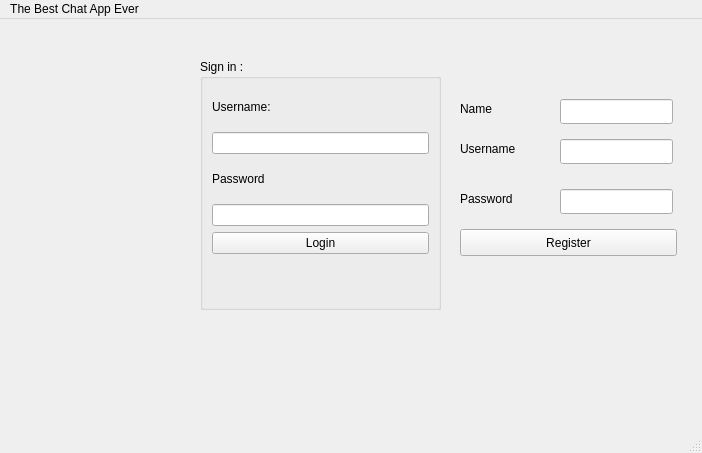
<?xml version="1.0" encoding="UTF-8"?>
<ui version="4.0">
 <class>MainWindow</class>
 <widget class="QMainWindow" name="MainWindow">
  <property name="geometry">
   <rect>
    <x>0</x>
    <y>0</y>
    <width>702</width>
    <height>453</height>
   </rect>
  </property>
  <property name="windowTitle">
   <string>MainWindow</string>
  </property>
  <widget class="QWidget" name="centralwidget">
   <widget class="QGroupBox" name="groupBox">
    <property name="geometry">
     <rect>
      <x>200</x>
      <y>40</y>
      <width>241</width>
      <height>251</height>
     </rect>
    </property>
    <property name="title">
     <string>Sign in : </string>
    </property>
    <layout class="QVBoxLayout" name="verticalLayout">
     <item>
      <widget class="QLabel" name="label">
       <property name="text">
        <string>Username:</string>
       </property>
      </widget>
     </item>
     <item>
      <widget class="QLineEdit" name="username_lineEdit"/>
     </item>
     <item>
      <widget class="QLabel" name="label_2">
       <property name="text">
        <string>Password</string>
       </property>
      </widget>
     </item>
     <item>
      <widget class="QLineEdit" name="password_lineEdit"/>
     </item>
     <item>
      <widget class="QPushButton" name="pushButton_login">
       <property name="text">
        <string>Login</string>
       </property>
      </widget>
     </item>
     <item>
      <widget class="QLabel" name="label_pic">
       <property name="text">
        <string/>
       </property>
      </widget>
     </item>
    </layout>
   </widget>
   <widget class="QPushButton" name="register_button">
    <property name="geometry">
     <rect>
      <x>460</x>
      <y>210</y>
      <width>217</width>
      <height>27</height>
     </rect>
    </property>
    <property name="text">
     <string>Register</string>
    </property>
   </widget>
   <widget class="QLineEdit" name="Name_R">
    <property name="geometry">
     <rect>
      <x>560</x>
      <y>80</y>
      <width>113</width>
      <height>25</height>
     </rect>
    </property>
   </widget>
   <widget class="QLineEdit" name="password_R">
    <property name="geometry">
     <rect>
      <x>560</x>
      <y>170</y>
      <width>113</width>
      <height>25</height>
     </rect>
    </property>
   </widget>
   <widget class="QLineEdit" name="username_R">
    <property name="geometry">
     <rect>
      <x>560</x>
      <y>120</y>
      <width>113</width>
      <height>25</height>
     </rect>
    </property>
   </widget>
   <widget class="QLabel" name="label_3">
    <property name="geometry">
     <rect>
      <x>460</x>
      <y>80</y>
      <width>63</width>
      <height>20</height>
     </rect>
    </property>
    <property name="text">
     <string>Name</string>
    </property>
   </widget>
   <widget class="QLabel" name="label_4">
    <property name="geometry">
     <rect>
      <x>460</x>
      <y>120</y>
      <width>81</width>
      <height>20</height>
     </rect>
    </property>
    <property name="text">
     <string>Username</string>
    </property>
   </widget>
   <widget class="QLabel" name="label_5">
    <property name="geometry">
     <rect>
      <x>460</x>
      <y>170</y>
      <width>71</width>
      <height>20</height>
     </rect>
    </property>
    <property name="text">
     <string>Password</string>
    </property>
   </widget>
  </widget>
  <widget class="QMenuBar" name="menubar">
   <property name="geometry">
    <rect>
     <x>0</x>
     <y>0</y>
     <width>702</width>
     <height>26</height>
    </rect>
   </property>
   <widget class="QMenu" name="menuThe_Best_Chat_App_Ever">
    <property name="title">
     <string>The Best Chat App Ever</string>
    </property>
   </widget>
   <addaction name="menuThe_Best_Chat_App_Ever"/>
  </widget>
  <widget class="QStatusBar" name="statusbar"/>
 </widget>
 <resources/>
 <connections/>
</ui>
